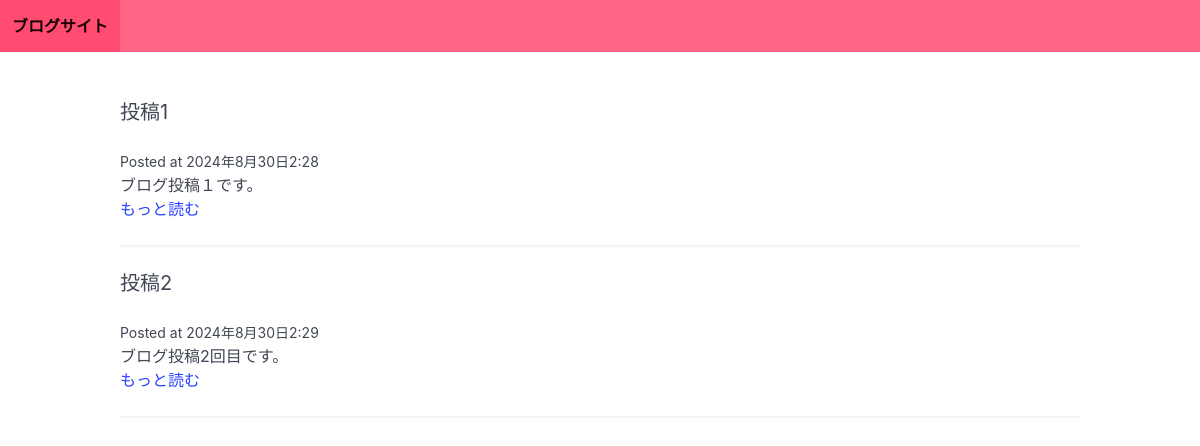
The page / on the database its author committed.
### blog/models.py (models this page shows)
class Post(models.Model):
    title = models.CharField(max_length=255)
    slug = models.SlugField()
    intro = models.TextField()
    body = models.TextField()
    posted_date = models.DateTimeField(auto_now_add=True)

### blog/views.py (the view)
# urls.py: path("", frontpage),
def frontpage(request):
    posts = Post.objects.all()
    return render(request, "blog/frontpage.html", {"posts": posts})

### blog/templates/blog/frontpage.html
{% extends "blog/base.html" %} {% block content %} {% for post in posts %}
<div class="post block">
  <h2 class="subtitle">{{ post.title }}</h2>
  <small>Posted at {{post.posted_date}}</small>
  <p>{{post.intro}}</p>
  <a href="{% url 'post_detail' post.slug %}">もっと読む</a>
  <hr />
</div>
{% endfor %} {% endblock content %}

### rows shown on the page
Post: title "投稿1", posted_date "2024年8月30日2:28", intro "ブログ投稿１です。"
Post: title "投稿2", posted_date "2024年8月30日2:29", intro "ブログ投稿2回目です。"
